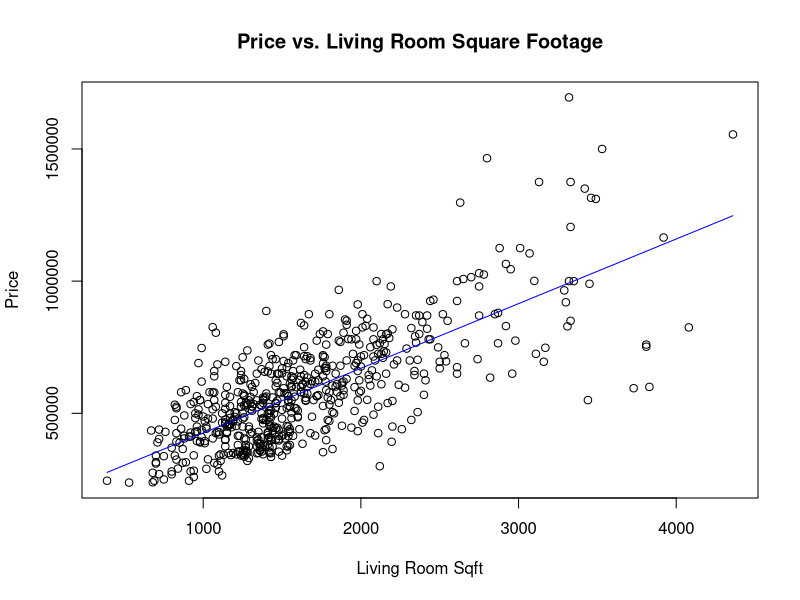
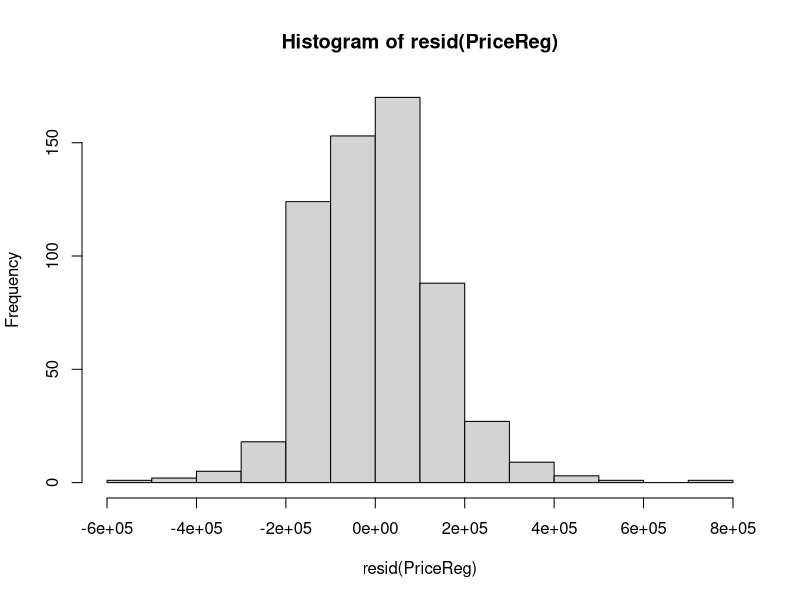

Source code (R) for these figures, in order:
#Load Data
SHD <- read.csv("Seattle House Price v Sqft_Living.csv")
str(SHD)
summary(SHD)

#Regression Line
PriceReg <- lm(SHD$price ~ SHD$sqft_living)
summary(PriceReg)

#Plot
plot(SHD$sqft_living, SHD$price, main = "Price vs. Living Room Square Footage", 
     xlab = "Living Room Sqft", ylab = "Price")
lines(SHD$sqft_living, fitted(PriceReg), col = "blue")

#SSR; SSE; SST
sum((fitted(PriceReg) - mean(SHD$price))^2)
sum(resid(PriceReg)^2)
sum((SHD$price - mean(SHD$price))^2)

#Check Residual Normality
library(e1071)
hist(resid(PriceReg))
skewness(resid(PriceReg))
kurtosis(resid(PriceReg))
